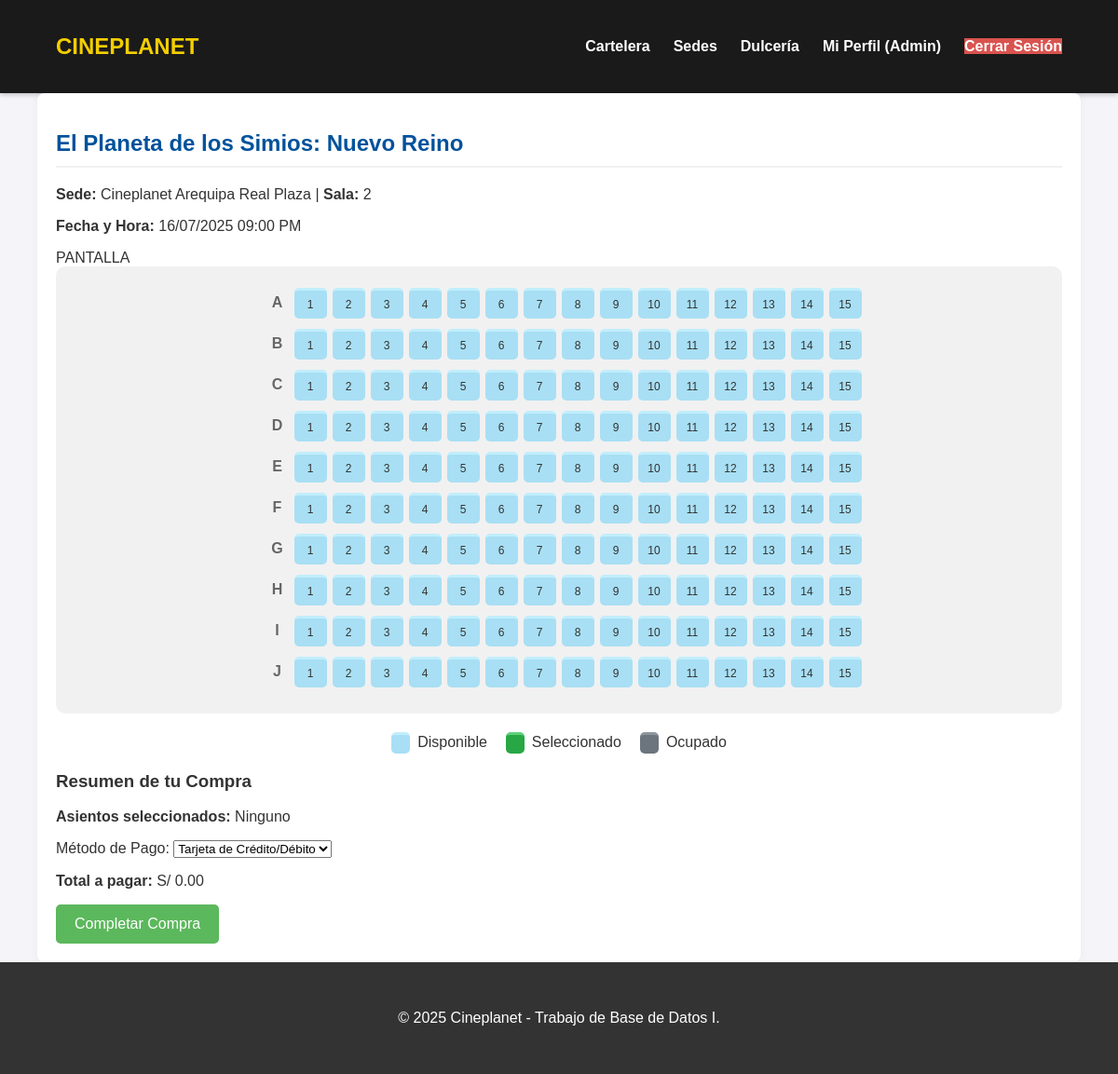
The page /comprar_boleto.php?id_funcion=4 (signed in) on the database as committed earlier.
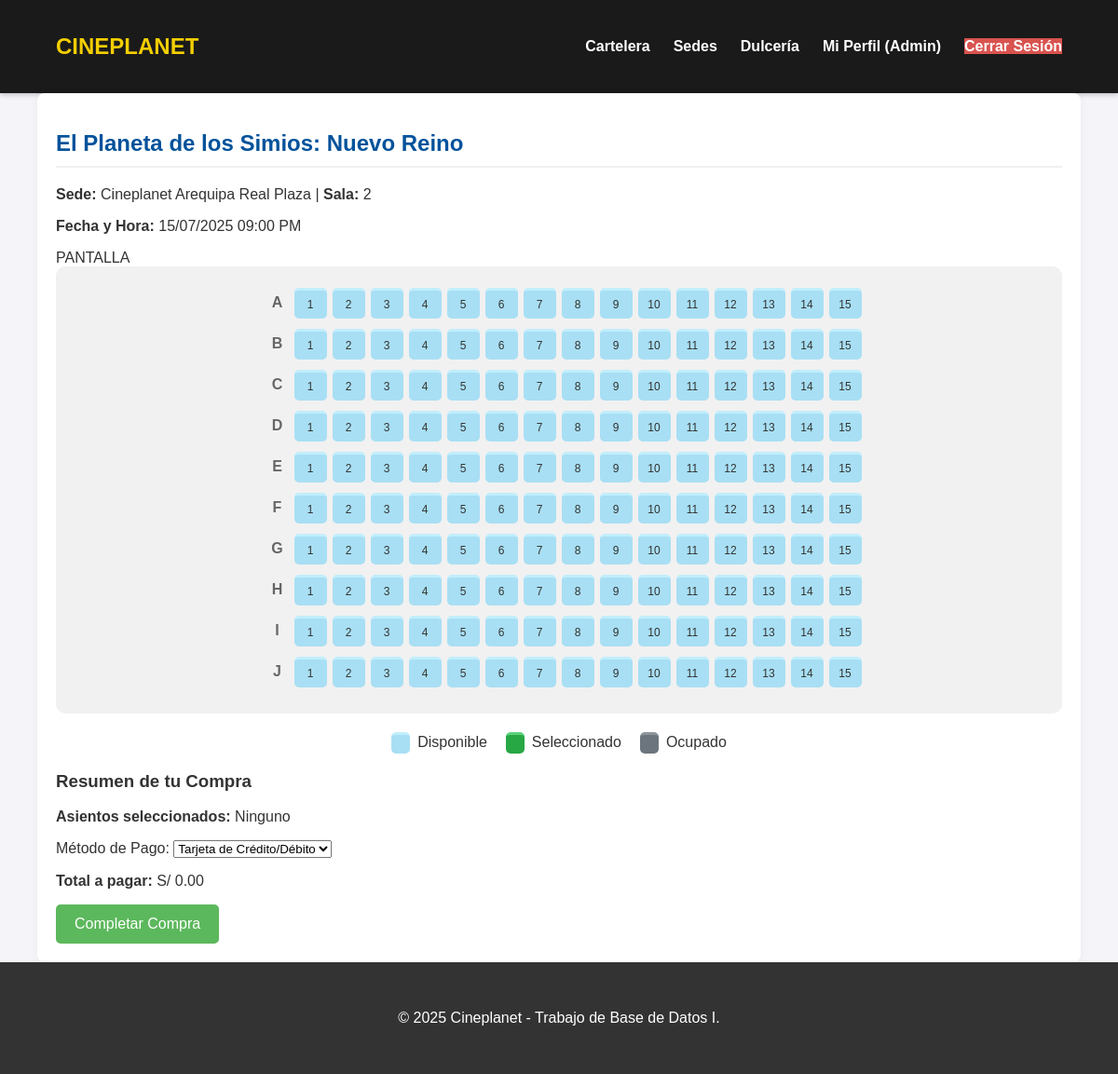
The same page on the database as committed later.
### tables this page shows
CREATE TABLE Funcion (
    ID_funcion INT AUTO_INCREMENT PRIMARY KEY,
    ID_pelicula INT NOT NULL,
    ID_sala INT NOT NULL,
    fecha_hora DATETIME NOT NULL,  
    precio_base DECIMAL(6,2) NOT NULL,
    FOREIGN KEY (ID_pelicula) REFERENCES Pelicula(ID_pelicula) ON DELETE RESTRICT,
    FOREIGN KEY (ID_sala) REFERENCES Sala(ID_sala) ON DELETE RESTRICT
);

CREATE TABLE Pelicula (
    ID_pelicula INT AUTO_INCREMENT PRIMARY KEY,
    titulo VARCHAR(200) NOT NULL,
    genero VARCHAR(50) NOT NULL,
    duracion_minutos INT NOT NULL,
    clasificacion ENUM('ATP', '+13', '+16', '+18') DEFAULT 'ATP',
    sinopsis TEXT
);

CREATE TABLE Sede (
    ID_sede INT AUTO_INCREMENT PRIMARY KEY,
    nombre VARCHAR(100) NOT NULL,
    ciudad VARCHAR(50) NOT NULL
);

CREATE TABLE Sala (
    ID_sala INT AUTO_INCREMENT PRIMARY KEY,
    ID_sede INT NOT NULL,
    numero_sala INT NOT NULL,
    tipo_sala ENUM('2D', '3D', 'VIP') DEFAULT '2D',
    capacidad INT NOT NULL,
    FOREIGN KEY (ID_sede) REFERENCES Sede(ID_sede) ON DELETE RESTRICT  
);

### comprar_boleto.php (the view, shortened to what this page needs)
<?php
require_once 'includes/public_header.php';
$id_funcion = (int)$_GET['id_funcion'];
$sql_info = "SELECT p.titulo, f.fecha_hora, f.precio_base, s.nombre AS nombre_sede, sa.numero_sala FROM Funcion f JOIN Pelicula p ON f.ID_pelicula = p.ID_pelicula JOIN Sala sa ON f.ID_sala = sa.ID_sala JOIN Sede s ON sa.ID_sede = s.ID_sede WHERE f.ID_funcion = ?";
$stmt_info = $conn->prepare($sql_info);
$stmt_info->bind_param("i", $id_funcion);
$stmt_info->execute();
$result_info = $stmt_info->get_result();
$funcion_info = $result_info->fetch_assoc();
?>
<div class="seat-selection-container">
    <div class="movie-summary">
        <h2><?php echo htmlspecialchars($funcion_info['titulo']); ?></h2>
        <p><strong>Sede:</strong> <?php echo htmlspecialchars($funcion_info['nombre_sede']); ?> | <strong>Sala:</strong> <?php echo $funcion_info['numero_sala']; ?></p>
        <p><strong>Fecha y Hora:</strong> <?php echo date("d/m/Y h:i A", strtotime($funcion_info['fecha_hora'])); ?></p>
    </div>
    <div class="seat-map-container">
        <div class="screen">PANTALLA</div>
        <div class="seat-map">
            <?php
            $filas = range('A', 'J');
            $columnas = range(1, 15);
            foreach ($filas as $fila) {
                echo "<div class='seat-row'>";
                echo "<div class='row-label'>$fila</div>";
                foreach ($columnas as $columna) {
                    $id_asiento = "$fila-$columna";
                    echo "<div class='seat-checkbox-wrapper'>";
                    echo "<label for='seat-$id_asiento' class='seat-label'>$columna</label>";
                    echo "</div>";
                }
                echo "</div>";
            }
            ?>
        </div>
        <div class="seat-legend">
            <div class="legend-item"><div class="seat-label"></div> Disponible</div>
            <div class="legend-item"><div class="seat-label selected"></div> Seleccionado</div>
            <div class="legend-item"><div class="seat-label occupied"></div> Ocupado</div>
        </div>
    </div>
    <div class="purchase-summary">
        <h3>Resumen de tu Compra</h3>
        <form action="comprar_boleto.php?id_funcion=<?php echo $id_funcion; ?>" method="POST" id="purchase-form">
            <p><strong>Asientos seleccionados:</strong> <span id="seats-list">Ninguno</span></p>
            <div class="form-group">
                <label for="metodo_pago">Método de Pago:</label>
                <select name="metodo_pago" id="metodo_pago">
                    <option value="Tarjeta">Tarjeta de Crédito/Débito</option>
                </select>
            </div>
            <p><strong>Total a pagar:</strong> S/ <span id="total-price">0.00</span></p>
            <button type="submit" class="btn" id="btn-comprar" disabled>Completar Compra</button>
        </form>
    </div>
</div>
<?php require_once 'includes/footer.php'; ?>

Rows that differ between the two databases and show on the page:
changed funcion "El Planeta de los Simios: Nuevo Reino": fecha_hora "16/07/2025 09:00 PM" → "15/07/2025 09:00 PM"
